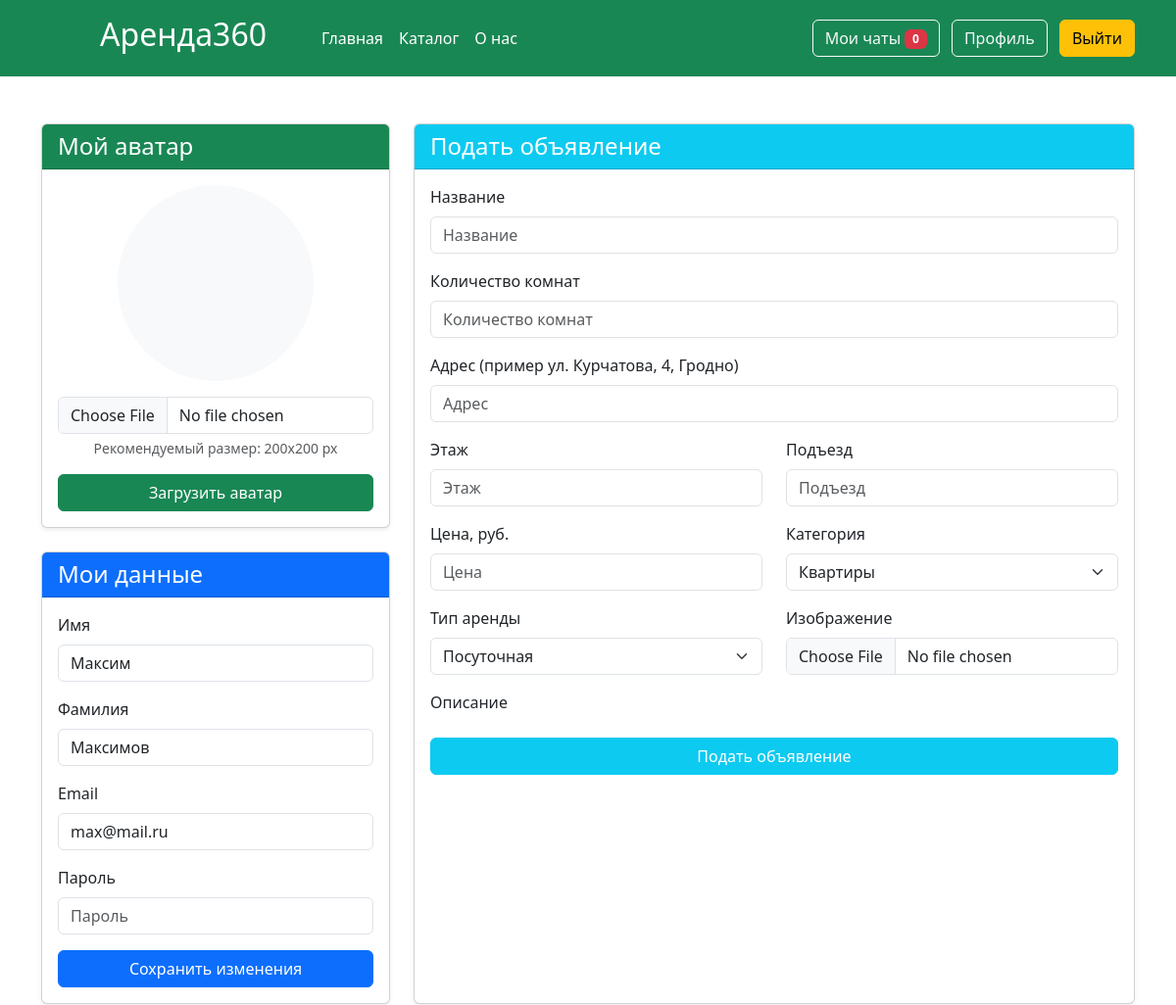
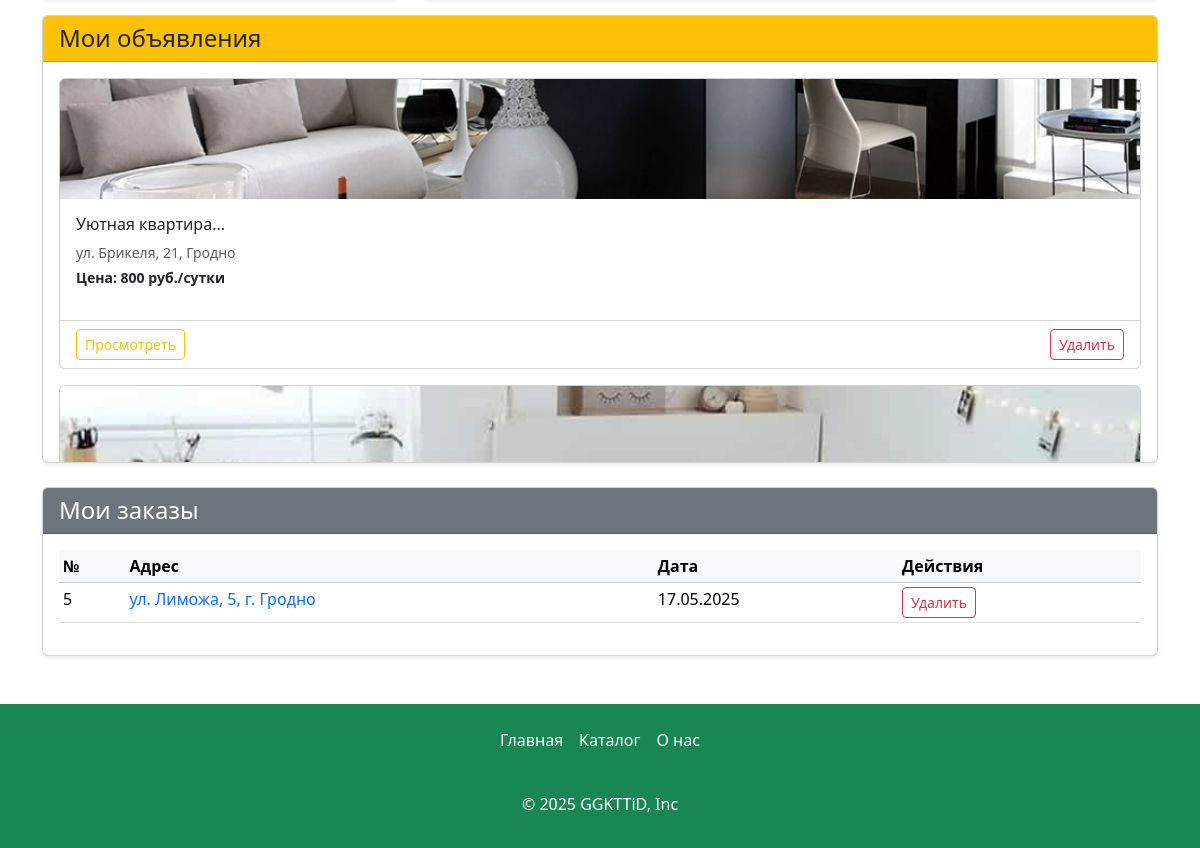
Screenshot of /profile (signed in) with the database file from the repository (2 pictures, top to bottom).
### app.py (models this page shows, shortened)
class Users(db.Model):
    id = db.Column(db.Integer,primary_key=True)
    name = db.Column(db.String(100))
    surname = db.Column(db.String(100))
    email = db.Column(db.String(100), unique=True)
    password = db.Column(db.String(100), unique=True)
    root = db.Column(db.Integer, default=0)
    avatar = db.Column(db.String(120), default='default.jpg')
    articles = db.relationship('Articles', backref='users', lazy=True)

class Articles(db.Model):
    id = db.Column(db.Integer,primary_key=True)
    title = db.Column(db.String(100))
    text = db.Column(db.Text)
    image_name = db.Column(db.String(100))
    category = db.Column(db.String(100))
    price = db.Column(db.Integer)
    floor = db.Column(db.Integer)
    entrance = db.Column(db.Integer)
    type_app = db.Column(db.String(100))
    address= db.Column(db.String(100))
    count_rooms = db.Column(db.Integer)
    hide = db.Column(db.Boolean, default=True)
    id_user = db.Column(db.Integer, db.ForeignKey('users.id'))
    orders = db.relationship('Orders', backref='article', lazy=True)
    images = db.relationship('Image', backref='article', lazy=True, cascade="all, delete-orphan")

class Orders(db.Model):
    id = db.Column(db.Integer,primary_key=True)
    id_user = db.Column(db.Integer, db.ForeignKey('users.id'))
    id_article = db.Column(db.Integer, db.ForeignKey('articles.id'))
    date = db.Column(db.DateTime)

### app.py (the view, shortened to what this page needs)
@app.route('/profile', methods=['GET', 'POST'])
def profile():
    if not 'name' in session:
        abort(401)
    total_user = Users.query.filter_by(email=session['name']).first()
    articles = Articles.query.filter_by(id_user=total_user.id).all()
    orders = Orders.query.filter_by(id_user=total_user.id).join(Articles).all()
    return render_template("profile.html",articles=articles,orders=orders)

### app.py (called while the page is built)
@app.context_processor
def inject_unread_messages():
    if 'name' in session:
        current_user = Users.query.filter_by(email=session['name']).first()
        unread_count = Messages.query.filter_by(recipient_id=current_user.id, is_read=False).count()
        return dict(unread_messages=unread_count)
    return dict(unread_messages=0)

@app.context_processor
def inject_user():
    def get_user_name():
        if 'name' in session:
            return Users.query.filter_by(email=session['name']).first()
    return dict(active_user=get_user_name())

### templates/profile.html (shortened to what this page needs)
{% extends 'base.html' %}
{% block main %}
<main>
    <div class="container my-5">
        <div class="row mb-3">
            <div class="col-lg-4">
                <div class="card mb-4 shadow-sm">
                    <div class="card-header bg-success text-white">
                        <h4 class="my-0 fw-normal">Мой аватар</h4>
                    </div>
                    <div class="card-body text-center">
                        <div class="mb-3">
                            {% if active_user.avatar %}
                            <img src="{{ url_for('static', filename='img/upload/' + active_user.avatar) }}"
                                 class="rounded-circle img-thumbnail"
                                 alt="Аватар"
                                 style="width: 200px; height: 200px; object-fit: cover;">
                            {% else %}
                            <div class="d-flex justify-content-center align-items-center rounded-circle bg-light"
                                 style="width: 200px; height: 200px; margin: 0 auto;">
                            </div>
                            {% endif %}
                        </div>
                        <form method="post" action="{{url_for('load_avatar')}}" enctype="multipart/form-data">
                            <div class="mb-3">
                                <input type="file" class="form-control" id="avatar" name="avatar" accept=".jpg,.jpeg,.png" required>
                                <div class="form-text">Рекомендуемый размер: 200x200 px</div>
                            </div>
                            <button type="submit" class="btn btn-success w-100">
                                 Загрузить аватар
                            </button>
                        </form>
                    </div>
                </div>
                <div class="card shadow-sm">
                    <div class="card-header bg-primary text-white">
                        <h4 class="my-0 fw-normal">Мои данные</h4>
                    </div>
                    <div class="card-body">
                        <form method="post" action="{{url_for('edit_profile')}}">
                            <div class="mb-3">
                                <label for="username" class="form-label">Имя</label>
                                <input type="text" class="form-control" id="username" name="name" value="{{ active_user.name }}" required>
                            </div>
                            <div class="mb-3">
                              <label for="surname" class="form-label">Фамилия</label>
                              <input type="text" class="form-control" id="surname" name="surname" value="{{ active_user.surname }}" required>
                          </div>
                            <div class="mb-3">
                                <label for="email" class="form-label">Email</label>
                                <input type="email" class="form-control" id="email" name="email" value="{{ active_user.email }}" required>
                            </div>
                            <div class="mb-3">
                                <label for="password" class="form-label">Пароль</label>
                                <input type="password" class="form-control" id="password" name="password" placeholder="Пароль">
                            </div>
                            <button type="submit" class="btn btn-primary w-100">
                                 Сохранить изменения
                            </button>
                        </form>
                    </div>
                </div>
            </div>
            <div class="col-lg-8">
                <div class="card shadow-sm h-100">
                    <div class="card-header bg-info text-white">
                        <h4 class="my-0 fw-normal">Подать объявление</h4>
                    </div>
                    <div class="card-body">
                        <form method="post" enctype="multipart/form-data">
                            <div class="mb-3">
                                <label for="name" class="form-label">Название</label>
                                <input type="text" name="name" class="form-control" placeholder="Название" id="name" required>
                            </div>
                            <div class="mb-3">
                                <label for="count_rooms" class="form-label">Количество комнат</label>
                                <input type="number" name="count_rooms" min="1" class="form-control" placeholder="Количество комнат" id="count_rooms" required>
                            </div>
                            <div class="mb-3">
                                <label for="address" class="form-label">Адрес (пример ул. Курчатова, 4, Гродно)</label>
                                <input type="text" class="form-control" name="address" placeholder="Адрес" id="address" required>
                            </div>
                            <div class="row">
                                <div class="col-md-6 mb-3">
                                    <label for="floor" class="form-label">Этаж</label>
                                    <input type="number" class="form-control" min="1" name="floor" placeholder="Этаж" id="price" >
                                </div>
                                <div class="col-md-6 mb-3">
                                    <label for="entrance" class="form-label">Подъезд</label>
                                    <input type="number" class="form-control" min="1" name="entrance" placeholder="Подъезд" id="entrance" >
                                </div>
                            </div>
                            <div class="row">
                                <div class="col-md-6 mb-3">
                                    <label for="price" class="form-label">Цена, руб.</label>
                                    <input type="number" class="form-control" min="1" name="price" placeholder="Цена" id="price" required>
                                </div>
                                <div class="col-md-6 mb-3">
                                    <label for="category" class="form-label">Категория</label>
                                    <select name="category" id="category" class="form-select">
                                        <option value="Квартиры">Квартиры</option>
                                    </select>
                                </div>
                            </div>
                            <div class="row">
                                <div class="col-md-6 mb-3">
                                    <label for="type" class="form-label">Тип аренды</label>
                                    <select name="type" id="type" class="form-select">
                                        <option value="Посуточная">Посуточная</option>
                                    </select>
                                </div>
                                <div class="col-md-6 mb-3">
                                    <label for="image" class="form-label">Изображение</label>
                                    <input type="file" id="image" required name="image" class="form-control" accept=".jpg,.jpeg,.png">
                                </div>
                            </div>
                            <div class="mb-3">
                                <label class="form-label">Описание</label>
                            </div>
                            <button type="submit" class="btn btn-info w-100 text-white">
                                 Подать объявление
                            </button>
                        </form>
                    </div>
                </div>
            </div>
        </div>
         <div class="card mb-4 shadow-sm">
          <div class="card-header bg-warning text-dark">
              <h4 class="my-0 fw-normal">Мои объявления</h4>
          </div>
          <div class="card-body" style="max-height: 400px; overflow-y: auto;">
              {% if articles %}
              <div class="row row-cols-1 g-3">
                  {% for article in articles %}
                  <div class="col">
                      <div class="card h-100">
                          <img src="../static/img/upload/{{article.image_name}}" class="card-img-top" alt="{{article.title}}" style="height: 120px; object-fit: cover;">
                          <div class="card-body">
                              <h6 class="card-title">{{article.title|truncate(20)}}</h6>
                              <p class="text-muted small mb-1">{{article.address|truncate(25)}}</p>
                              <p class="fw-bold small">Цена: {{article.price}} руб./{% if article.type_app == "Посуточная" %}сутки{% else %}месяц{% endif %}</p>
                          </div>
                          <div class="card-footer bg-transparent py-2">
                              <div class="d-flex justify-content-between">
                                  <a href="/card/{{article.id}}" class="btn btn-sm btn-outline-warning">
                                      Просмотреть
                                  </a>
                                  <a href="/delete-article/{{article.id}}" class="btn btn-sm btn-outline-danger">
                                      Удалить
                                  </a>
                              </div>
                          </div>
                      </div>
                  </div>
                  {% endfor %}
              </div>
              {% else %}
              <div class="text-center py-4">
                  <i class="bi bi-info-circle fs-1 text-muted"></i>
                  <p class="text-muted">У вас пока нет объявлений</p>
              </div>
              {% endif %}
          </div>
      </div>
        <div class="card shadow-sm">
          <div class="card-header bg-secondary text-white">
              <h4 class="my-0 fw-normal">Мои заказы</h4>
          </div>
          <div class="card-body" style="max-height: 300px; overflow-y: auto;">
              {% if not orders %}
              <div class="text-center py-4">
                  <i class="bi bi-cart-x fs-1 text-muted"></i>
                  <p class="text-muted">У вас пока нет заказов</p>
              </div>
              {% else %}
              <div class="table-responsive">
                  <table class="table table-sm table-hover">
                      <thead class="table-light">
                          <tr>
                              <th scope="col">№</th>
                              <th scope="col">Адрес</th>
                               <th scope="col">Дата</th>
                              <th scope="col">Действия</th>
                          </tr>
                      </thead>
                      <tbody>
                          {% for order in orders %}
                          <tr>
                              <td>{{order.id}}</td>
                              <td><a href="/card/{{order.article.id}}" class="text-decoration-none">{{order.article.address}}</a></td>
                              <td>{{order.date.strftime('%d.%m.%Y')}}</td>
                              <td>
                                  <a href="/delete-order/{{order.id}}" class="btn btn-sm btn-outline-danger">
                                      Удалить
                                  </a>
                              </td>
                          </tr>
                          {% endfor %}
                      </tbody>
                  </table>
              </div>
              {% endif %}
          </div>
      </div>
    </div>
</main>
{% endblock %}

### static/css/style.css (style rules this page uses)
html { height: 100%; }
body { display: flex; flex-direction: column; height: 100%; background-color: #ffff; border-radius: 30px; }
main { flex: 1 0 auto; }
.card { transition: box-shadow 0.3s; }

### rows the page displays
Users: name "Максим", surname "Максимов", email "max@mail.ru"
Articles: image_name (picture), title "Уютная квартира...", address "ул. Брикеля, 21, Гродно", price "800", type_app "сутки"
Articles: image_name (picture)
Orders: id "5", article.address "ул. Лиможа, 5, г. Гродно", date "17.05.2025"

### other values shown
{{ unread_messages }} "0"
